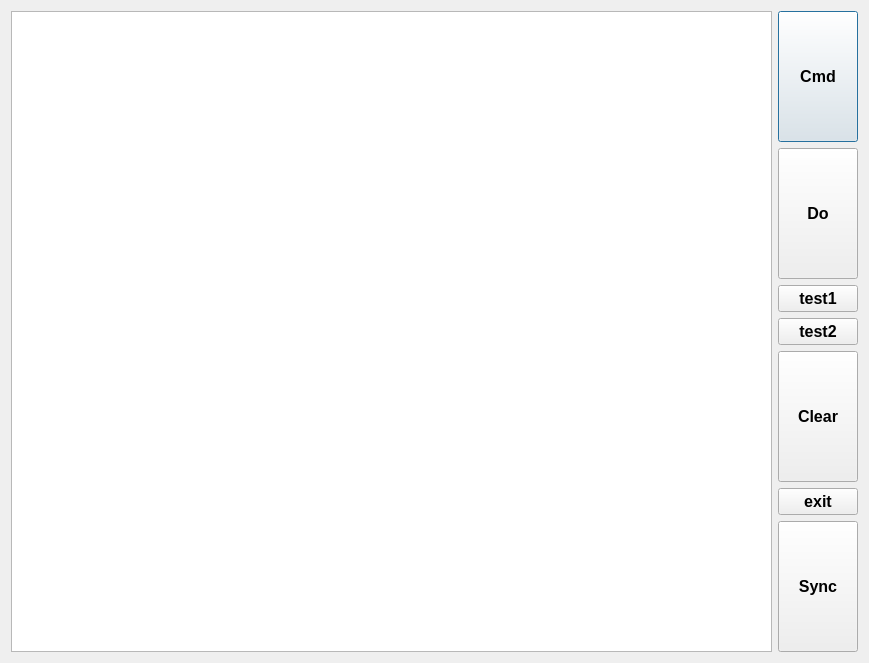
<?xml version="1.0" encoding="UTF-8"?>
<ui version="4.0">
 <class>QtCmdDlg</class>
 <widget class="QDialog" name="QtCmdDlg">
  <property name="geometry">
   <rect>
    <x>0</x>
    <y>0</y>
    <width>869</width>
    <height>663</height>
   </rect>
  </property>
  <property name="font">
   <font>
    <pointsize>12</pointsize>
    <weight>75</weight>
    <bold>true</bold>
   </font>
  </property>
  <property name="windowTitle">
   <string>QtCmdDlg</string>
  </property>
  <layout class="QHBoxLayout" name="horizontalLayout">
   <item>
    <widget class="QListView" name="Log_listView">
     <property name="font">
      <font>
       <pointsize>16</pointsize>
       <weight>50</weight>
       <bold>false</bold>
      </font>
     </property>
    </widget>
   </item>
   <item>
    <layout class="QVBoxLayout" name="verticalLayout">
     <item>
      <widget class="QPushButton" name="CmdBtn">
       <property name="sizePolicy">
        <sizepolicy hsizetype="Minimum" vsizetype="Preferred">
         <horstretch>0</horstretch>
         <verstretch>0</verstretch>
        </sizepolicy>
       </property>
       <property name="text">
        <string>Cmd</string>
       </property>
      </widget>
     </item>
     <item>
      <widget class="QPushButton" name="DoBtn">
       <property name="sizePolicy">
        <sizepolicy hsizetype="Minimum" vsizetype="Preferred">
         <horstretch>0</horstretch>
         <verstretch>0</verstretch>
        </sizepolicy>
       </property>
       <property name="text">
        <string>Do</string>
       </property>
      </widget>
     </item>
     <item>
      <widget class="QPushButton" name="pushButton">
       <property name="text">
        <string>test1</string>
       </property>
      </widget>
     </item>
     <item>
      <widget class="QPushButton" name="pushButton_2">
       <property name="text">
        <string>test2</string>
       </property>
      </widget>
     </item>
     <item>
      <widget class="QPushButton" name="ClearBtn">
       <property name="sizePolicy">
        <sizepolicy hsizetype="Minimum" vsizetype="Preferred">
         <horstretch>0</horstretch>
         <verstretch>0</verstretch>
        </sizepolicy>
       </property>
       <property name="text">
        <string>Clear</string>
       </property>
      </widget>
     </item>
     <item>
      <widget class="QPushButton" name="pushButton_3">
       <property name="text">
        <string>exit</string>
       </property>
      </widget>
     </item>
     <item>
      <widget class="QPushButton" name="SyncBtn">
       <property name="sizePolicy">
        <sizepolicy hsizetype="Minimum" vsizetype="Preferred">
         <horstretch>0</horstretch>
         <verstretch>0</verstretch>
        </sizepolicy>
       </property>
       <property name="text">
        <string>Sync</string>
       </property>
      </widget>
     </item>
    </layout>
   </item>
  </layout>
 </widget>
 <layoutdefault spacing="6" margin="11"/>
 <resources/>
 <connections/>
</ui>
